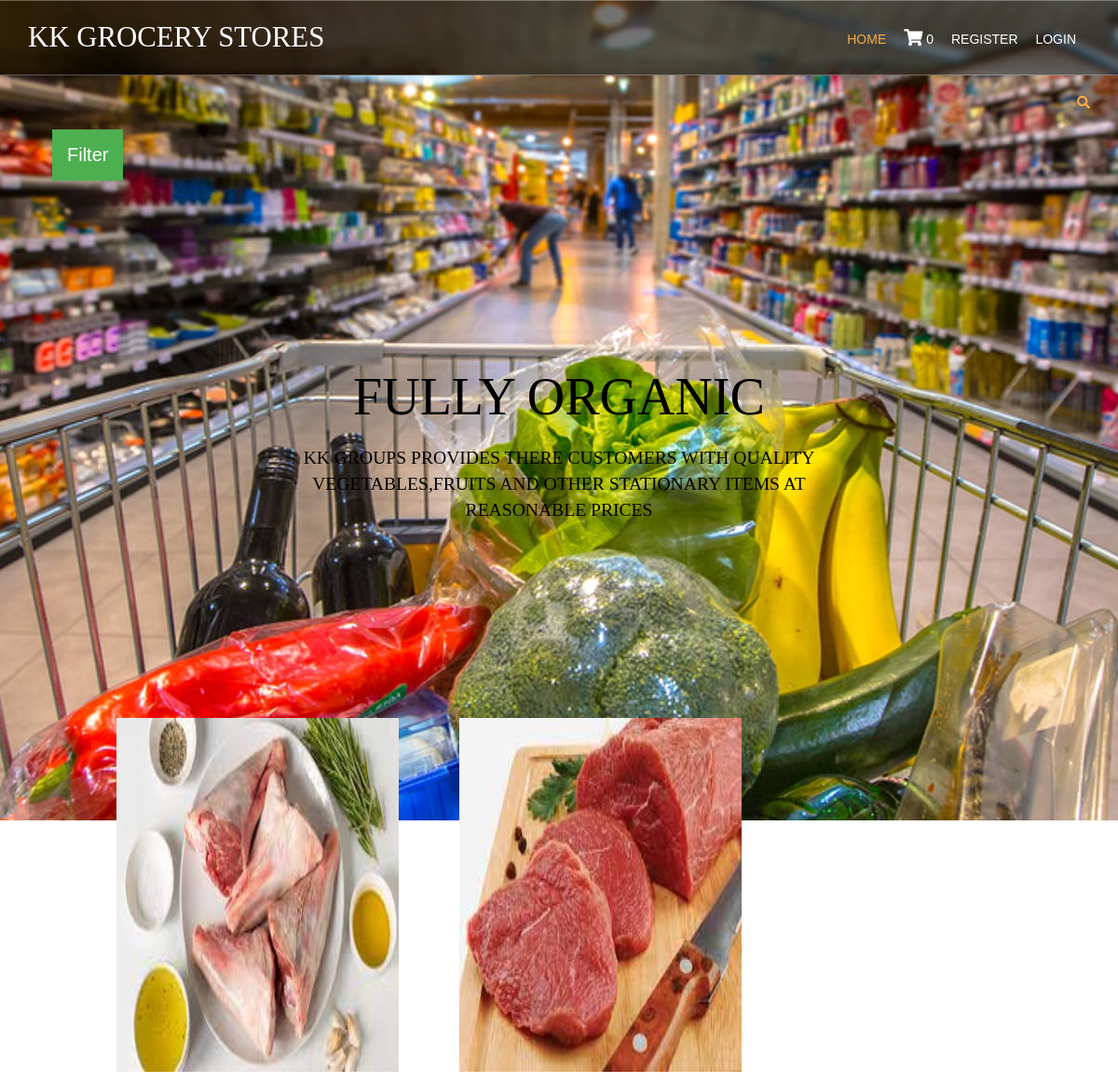
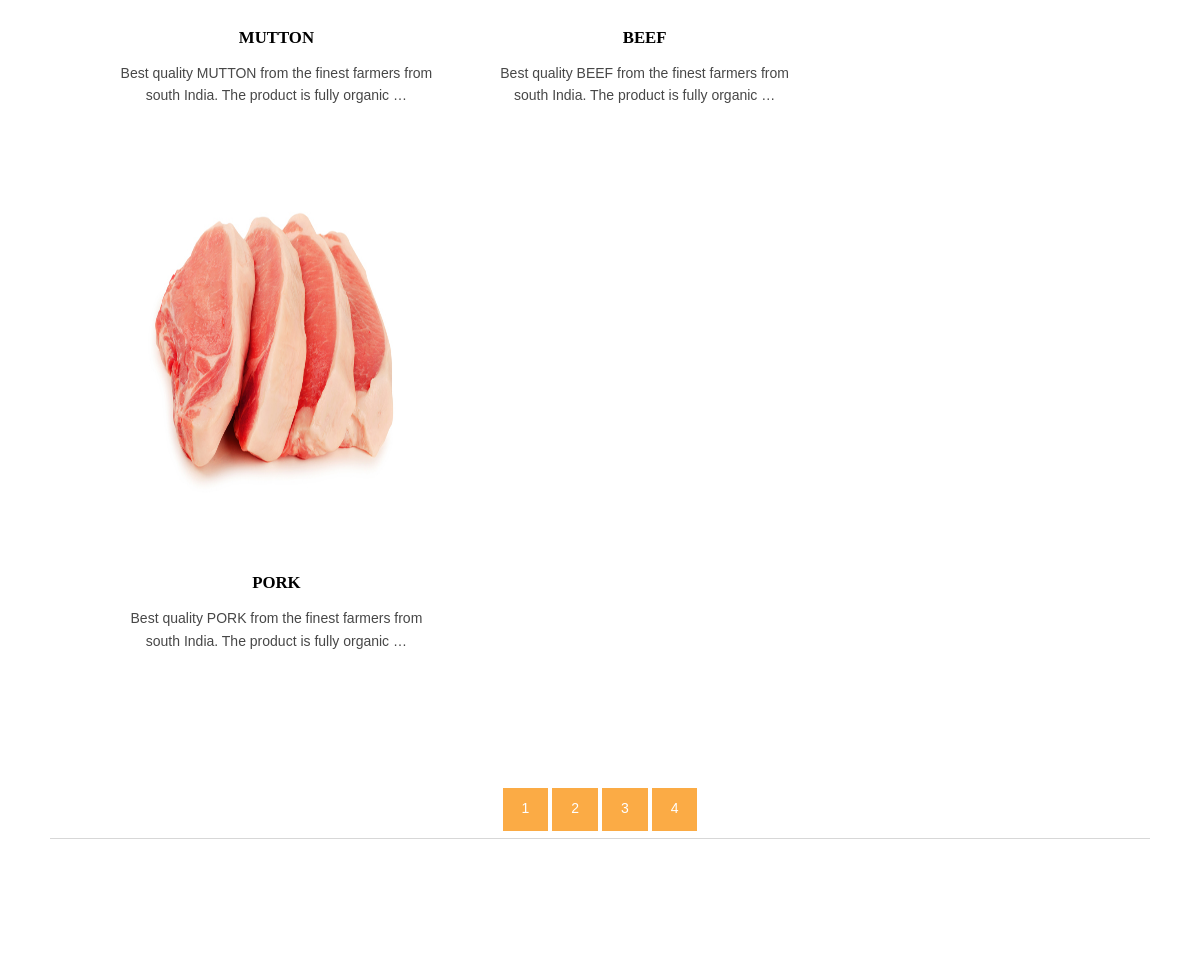
/?page=4, run on the app's committed database (2 pictures, top to bottom).
### shop/models.py (models this page shows, shortened)
class products(models.Model):
    name=models.CharField(max_length=250,unique=True)
    slug=models.SlugField(max_length=250,unique=True)
    img=models.ImageField(upload_to='product')
    desc=models.TextField()
    stock=models.IntegerField()
    available=models.BooleanField()
    price=models.IntegerField()
    category=models.ForeignKey(categ,on_delete=models.CASCADE)
    def get_url(self):
        return reverse('details',args=[self.category.slug,self.slug])

### shop/views.py (the view)
# urls.py: 2. Add a URL to urlpatterns:  path('', views.home, name='home')
def home(request,c_slug=None):
    c_page=None
    prodt=None
    if c_slug!=None:
        c_page=get_object_or_404(categ,slug=c_slug)
        prodt=products.objects.all().filter(category=c_page,available=True)
    else:
        prodt=products.objects.all().filter(available=True)
    cat=categ.objects.all()
    paginator=Paginator(prodt,6)
    try:
        page=int(request.GET.get('page','1'))
    except:
        page=1
    try:
        pro=paginator.page(page)
    except(EmptyPage,InvalidPage):
        pro=paginator.page(paginator.num_pages)
    return render(request,'index.html',{'pr':prodt,'ct':cat,'pg':pro})

### cart/context_processor.py (called while the page is built)
def count(request):
    item_count=0
    if 'admin' in request.path:
        return{}
    else:
        try:
            ct=cartlist.objects.filter(cart_id=c_id(request))
            cti=items.objects.all().filter(cart=ct[:1])
            for c in cti:
                item_count += c.quan
        except cartlist.DoesNotExist:
            item_count=0
        return  ({'itc':item_count})

### cart/views.py (called while the page is built)
def c_id(request):
    ct_id=request.session.session_key
    if not ct_id:
        ct_id=request.session.create()
    return ct_id

### shop/models.py (called while the page is built)
    def get_url(self):
        return reverse('prod_cat',args=[self.slug])

### templates/index.html (shortened to what this page needs)
{% extends 'base.html' %}
{% load static %}
{% block content %}
<html lang="">
<head>
<link href="{%static 'hm/layout/styles/layout.css' %}" rel="stylesheet" type="text/css" media="all">
</head>
<body id="top">
<div class="abcd" style="background-image:url('{%static 'hm/images/demo/backgrounds/bgg.jpg' %}');">
    <div class="wrapper row0">
    <div id="topbar" class="hoc clear">
      <div class="fl_right">
        <ul class="nospace">
          <li id="searchform">
          </li>
        </ul>
      </div>
           </div>
  </div>
  <div class="dropdown">
  <button class="dropbtn">Filter</button>
</div>
  <div id="pageintro" class="hoc clear">
    <article>
      <h3 class="heading">FULLY ORGANIC</h3>
     <h1><p class="good">kk groups provides there customers with quality vegetables,fruits and other stationary items at reasonable prices</p></h1>
    </article>
  </div>
</div>
<div class="wrapper row3" style="padding:20px">
  <main class="hoc container clear" style="padding:20px">
    <section id="introblocks" style="padding:0px">
      <ul class="nospace group btmspace-80" style="padding:20px">
          {% for i in pg.object_list %}
        <li class="one_third">
          <figure><a class="imgover" href={{i.get_url}}><img src="{{i.img.url}}" alt="" style="height:400;width:500 ;padding:10px" ></a>
            <figcaption>
              <h6 class="heading">{{i.name}}</h6>
              <p>{{i.desc|truncatewords:15}}</p>
               <br>
            </figcaption>
          </figure>
        </li>
          {% endfor %}
      </ul>
      <center>
        {% for p in pg.paginator.page_range %}
        <a href="?page={{p}}" class="btn btn-light btn-sm {% if pg.number == p %} activate {% endif %}">{{p}}</a>
        {% endfor %}
      </center>
    </section>
    <hr class="btmspace-80">
  </main>
</div>
</div>
</body>
</html>
{% endblock %}

### static/hm/layout/styles/layout.css (style rules this page uses)
#topbar { padding:20px 0; font-size:.8rem; text-transform:uppercase; }
#topbar ul li { display:inline-block; margin-right:15px; }
#topbar ul li:last-child { margin-right:0; padding-right:0; border-right:none; }
#topbar #searchform { position:relative; line-height:1; z-index:9999; }
#topbar #searchform::after { display:block; height:18px; line-height:18px; padding:0; font-family:"Font Awesome\ 5 Free"; font-weight:900; font-size:1rem; content:"\f002"; }
#topbar #searchform ::placeholder { text-transform:capitalize; }
#pageintro { padding:200px 0 300px; }
#pageintro article, #pageintro article p { display:block; max-width:75%; margin:0 auto; text-align:center; }
#pageintro article p { max-width:65%; line-height:2rem; }
#pageintro .heading { margin-bottom:20px; font-size:4rem; }
.container { padding:80px 0; }
#introblocks { display:block; position:relative; margin:-180px 0 0 0; z-index:1; text-align:center; }
#introblocks figure figcaption { display:block; padding:30px 0 0 0; text-align:center; }
#introblocks figure figcaption .heading { font-size:1.2rem; font-weight:700; margin-bottom:0; }
*, *::before, *::after { transition:all .3s ease-in-out; }
body { color:#A5A6AA; background-color:#1C1D21; }
a { color:#FBAB45; }
hr, .borderedbox { border-color:#D7D7D7; }
.btn, .btn.inverse:hover { color:#FFFFFF; background-color:#FBAB45; border-color:#FBAB45; }
.imgover, .imgover:hover::after { color:#FFFFFF; }
.row3 { color:#474747; background-color:#FFFFFF; }
#topbar #searchform { color:#FBAB45; }
#pageintro { color:#FFFFFF; }
@media screen and (min-width:1140px) { .hoc { max-width:1140px; } }

### static/hm/layout/styles/framework.css (style rules this page uses)
html { overflow-y:scroll; overflow-x:hidden; }
html, body { margin:0; padding:0; font-size:14px; line-height:1.6em; }
*, *::before, *::after { box-sizing:border-box; }
.nospace { margin:0; padding:0; list-style:none; }
.btn { display:inline-block; padding:8px 18px 10px; text-transform:uppercase; border:1px solid; }
.clear, .group { display:block; }
.clear::before, .clear::after, .group::before, .group::after { display:table; content:""; }
.clear, .clear::after, .group, .group::after { clear:both; }
a { outline:none; text-decoration:none; }
.fl_right, .imgr { float:right; }
img { width:auto; max-width:100%; height:auto; margin:0; padding:0; border:none; line-height:normal; vertical-align:middle; }
.imgover { display:inline-block; position:relative; max-width:100%; }
.imgover::before, .imgover::after { display:block; position:absolute; content:""; text-align:center; opacity:0; }
.imgover::before { top:0; right:0; bottom:0; left:0; }
.imgover::after { top:50%; left:50%; width:50px; height:50px; line-height:50px; margin:-25px 0 0 -25px; font-family:"Font Awesome\ 5 Free"; font-weight:900; content:"\f067"; font-size:28px; }
body, input, textarea, select { font-family:Verdana, Geneva, sans-serif; }
h1, h2, h3, h4, h5, h6, .heading { font-family:Georgia, "Times New Roman", Times, serif; }
label, input, textarea, select, button { display:block; resize:none; outline:none; color:inherit; font-size:inherit; font-family:inherit; vertical-align:middle; }
::placeholder { opacity:1; }
h1, h2, h3, h4, h5, h6, .heading { margin:0 0 20px 0; font-size:1.4rem; line-height:normal; font-weight:normal; text-transform:uppercase; }
hr { display:block; width:100%; height:1px; border:solid; border-width:1px 0 0 0; }
.wrapper { display:block; position:relative; width:100%; margin:0; padding:0; text-align:left; word-wrap:break-word; }
.hoc { display:block; margin:0 auto; }
address, article, aside, figcaption, figure, footer, header, main, nav, section { display:block; margin:0; padding:0; }
.one_half, .one_third, .two_third, .one_quarter, .two_quarter, .three_quarter { display:inline-block; float:left; margin:0 0 0 4.21052%; list-style:none; }
.one_third { width:30.52631%; }
.btmspace-80 { margin-bottom:80px; }

### templates/index.html (style rules this page uses)
.dropbtn { background-color: #4CAF50; color: white; padding: 16px; font-size: 20px; border: none; cursor: pointer; }
.dropdown { position: relative; display: inline-block; padding-left:56px; }
.abcd { height:100%; background-position:center; background-repeat:no; background-size:cover; }
.heading { color:black; }
.good { color:black; }

### data on the page
products: img (picture), name "MUTTON", desc "Best quality MUTTON from the finest farmers from south India. The product is fully organic …"
products: img (picture), name "BEEF", desc "Best quality BEEF from the finest farmers from south India. The product is fully organic …"
products: img (picture), name "PORK", desc "Best quality PORK from the finest farmers from south India. The product is fully organic …"

### other printed values
{{ itc }} "0"
{{ p }} "1" "2" "3" "4"
